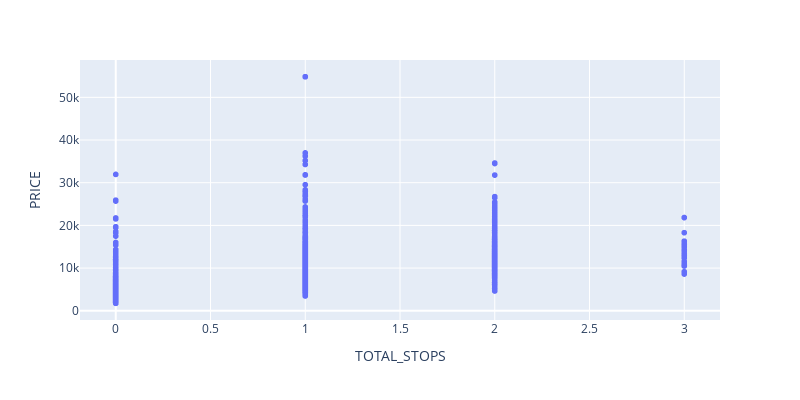
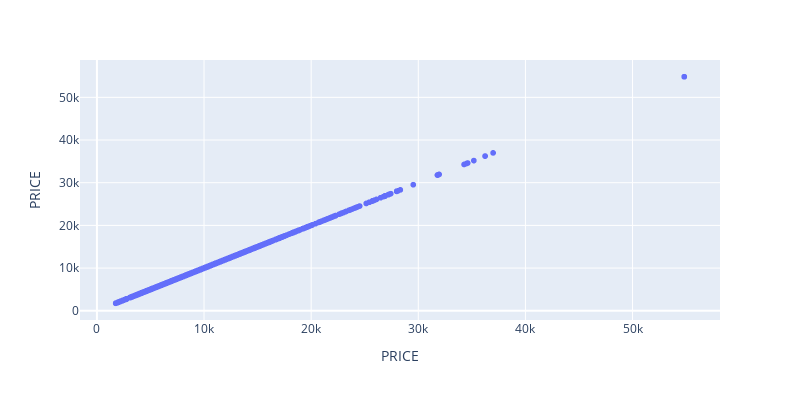
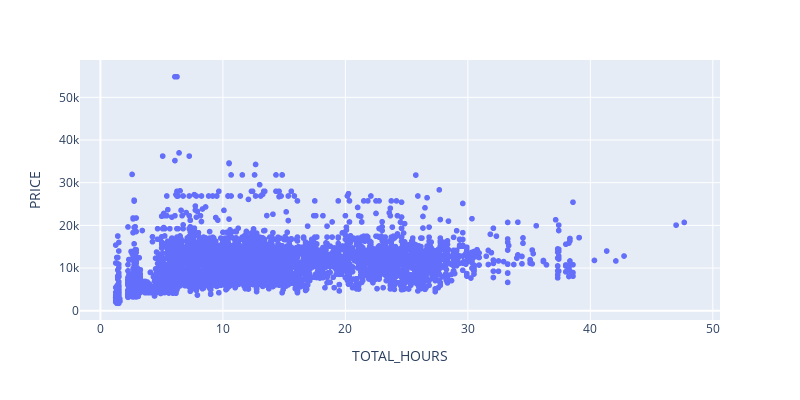

The notebook cell these images were saved under, in order:
### Code cell
Numerical_Names = list(df.select_dtypes(include=['int','float']).columns)

for i in Numerical_Names:
    fig = px.scatter(df, x=i,y='PRICE', width=800, height=400)
    fig.show()

### Figure 1 — Plotly figure (JSON) as saved in the notebook; plotly's stock layout.template omitted (floating-point values rounded to 4 significant figures; data arrays with more than 128 entries replaced by an {"elided": "..."} marker saying what was removed)
{"data": [{"hovertemplate": "TOTAL_STOPS=%{x}<br>PRICE=%{y}<extra></extra>", "legendgroup": "", "marker": {"color": "#636efa", "symbol": "circle"}, "mode": "markers", "name": "", "showlegend": false, "type": "scattergl", "x": {"elided": "10671 int values"}, "xaxis": "x", "y": {"elided": "10671 int values"}, "yaxis": "y"}], "layout": {"height": 400, "legend": {"tracegroupgap": 0}, "margin": {"t": 60}, "width": 800, "xaxis": {"anchor": "y", "domain": [0, 1], "title": {"text": "TOTAL_STOPS"}}, "yaxis": {"anchor": "x", "domain": [0, 1], "title": {"text": "PRICE"}}}}

### Figure 2 — Plotly figure (JSON) as saved in the notebook; plotly's stock layout.template omitted (floating-point values rounded to 4 significant figures; data arrays with more than 128 entries replaced by an {"elided": "..."} marker saying what was removed)
{"data": [{"hovertemplate": "PRICE=%{y}<extra></extra>", "legendgroup": "", "marker": {"color": "#636efa", "symbol": "circle"}, "mode": "markers", "name": "", "showlegend": false, "type": "scattergl", "x": {"elided": "10671 int values"}, "xaxis": "x", "y": {"elided": "10671 int values"}, "yaxis": "y"}], "layout": {"height": 400, "legend": {"tracegroupgap": 0}, "margin": {"t": 60}, "width": 800, "xaxis": {"anchor": "y", "domain": [0, 1], "title": {"text": "PRICE"}}, "yaxis": {"anchor": "x", "domain": [0, 1], "title": {"text": "PRICE"}}}}

### Figure 3 — Plotly figure (JSON) as saved in the notebook; plotly's stock layout.template omitted (floating-point values rounded to 4 significant figures; data arrays with more than 128 entries replaced by an {"elided": "..."} marker saying what was removed)
{"data": [{"hovertemplate": "TOTAL_HOURS=%{x}<br>PRICE=%{y}<extra></extra>", "legendgroup": "", "marker": {"color": "#636efa", "symbol": "circle"}, "mode": "markers", "name": "", "showlegend": false, "type": "scattergl", "x": {"elided": "10671 float values"}, "xaxis": "x", "y": {"elided": "10671 int values"}, "yaxis": "y"}], "layout": {"height": 400, "legend": {"tracegroupgap": 0}, "margin": {"t": 60}, "width": 800, "xaxis": {"anchor": "y", "domain": [0, 1], "title": {"text": "TOTAL_HOURS"}}, "yaxis": {"anchor": "x", "domain": [0, 1], "title": {"text": "PRICE"}}}}
